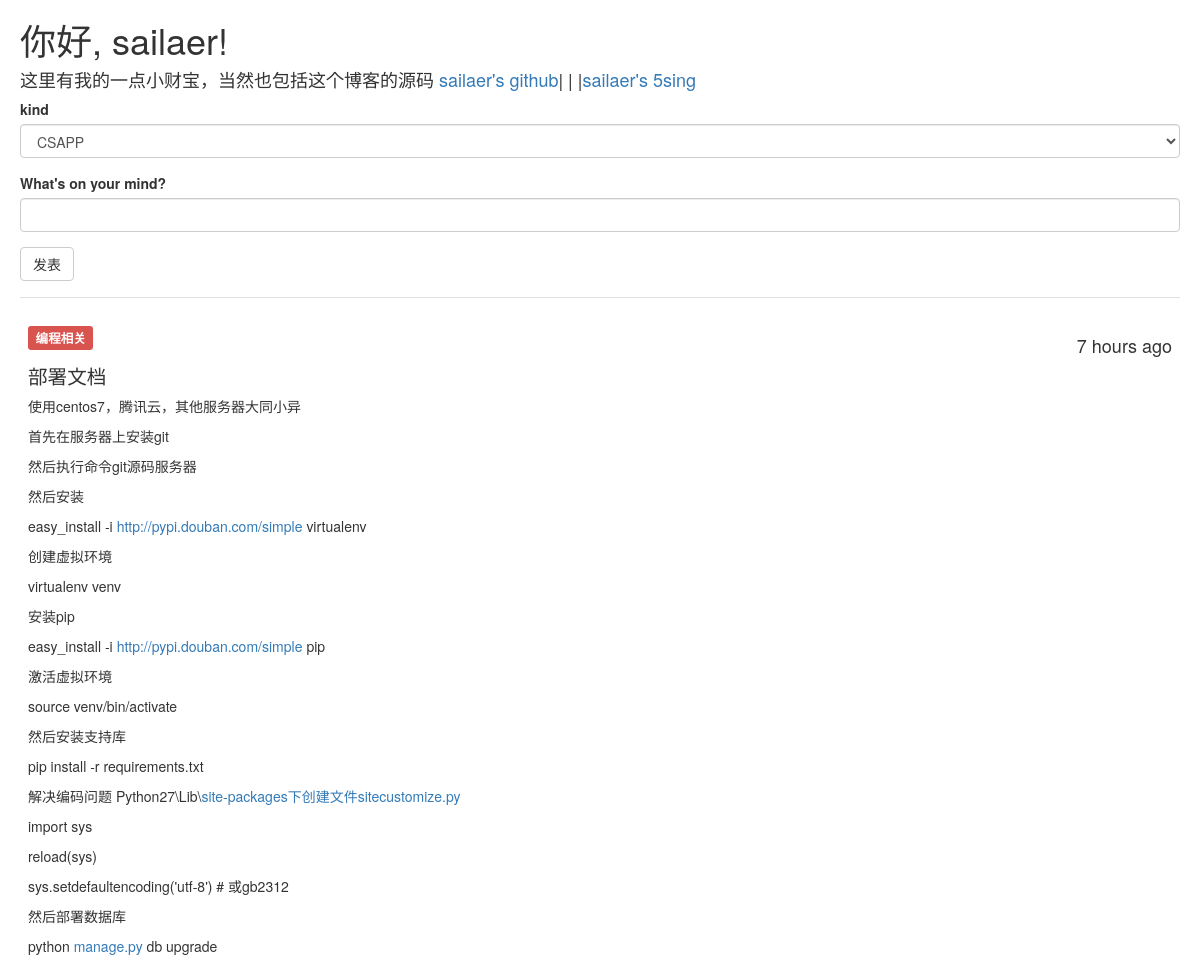
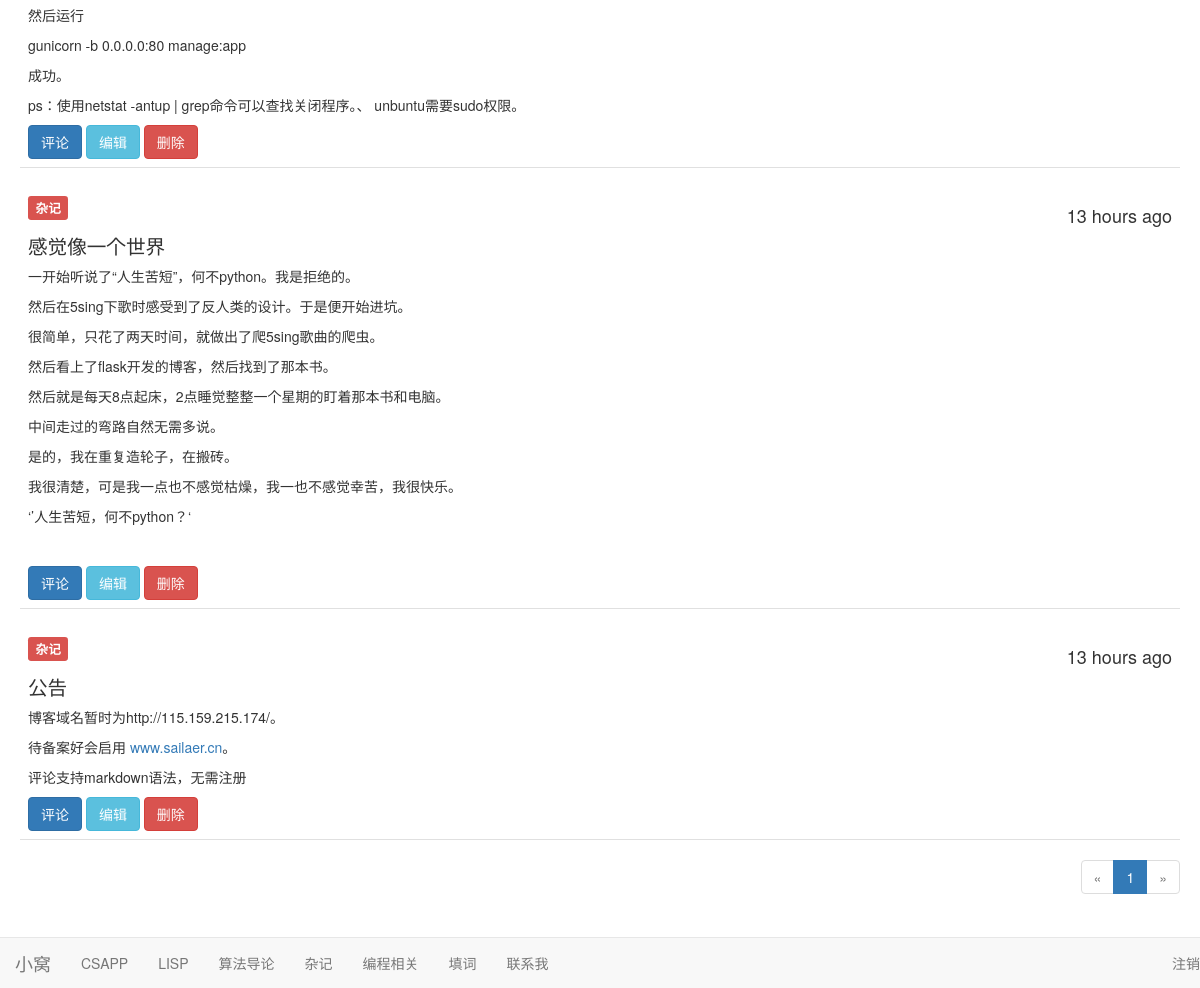
The page / (signed in) on the database its author committed (2 pictures, top to bottom).
### app/models.py (models this page shows, shortened)
class User(UserMixin, db.Model):
    __tablename__ = 'users'
    id = db.Column(db.Integer, primary_key=True)
    username = db.Column(db.String(64), unique=True, index=True)
    password_hash = db.Column(db.String(128))
    confirmed = db.Column(db.Boolean, default=True)
    administrator = db.Column(db.Boolean, default=False)
    posts = db.relationship('Post', backref = 'author', lazy = 'dynamic')
    comments = db.relationship('Comment', backref='author', lazy='dynamic')
    def is_administrator(self):
        return self.administrator
    @property
    def password(self):
        raise AttributeError('password is not a readable attribute')

class Post(db.Model):
    __tablename__ = 'posts'
    id = db.Column(db.Integer, primary_key=True)
    kind = db.Column(db.Text)
    body = db.Column(db.Text)
    body_html = db.Column(db.Text)
    timestamp = db.Column(db.DateTime, index=True, default=datetime.utcnow)
    author_id = db.Column(db.Integer, db.ForeignKey('users.id'))
    comments = db.relationship('Comment', backref = 'post', lazy ='dynamic')

### app/main/views.py (the view)
@main.route('/', methods=['GET', 'POST'])
def index():
    form = PostForm()
    if current_user.is_administrator and \
            form.validate_on_submit():
        post = Post(body=form.body.data,
                    author=current_user._get_current_object(),
                    kind = form.kind.data)
        db.session.add(post)
        return redirect(url_for('.index'))
    page = request.args.get('page', 1, type=int)
    pagination = Post.query.order_by(Post.timestamp.desc()).paginate(
        page, per_page=current_app.config['FLASKY_POSTS_PER_PAGE'],
        error_out=False)
    posts = pagination.items
    return render_template('index.html', form=form, posts=posts,
                           pagination=pagination)

### app/main/forms.py
class PostForm(Form):
    kind = SelectField(u'kind', choices = [('CSAPP', 'CSAPP'), ('LISP', 'LISP'), ('算法导论', '算法导论'), ('杂记', '杂记'),('编程相关','编程相关'),('填词', '填词')] )
    body = PageDownField("What's on your mind?", validators=[Required()])
    submit = SubmitField('发表')

### app/auth/views.py (called while the page is built)
@auth.before_app_request
def before_request():
    if current_user.is_authenticated \
            and not current_user.confirmed \
            and request.endpoint[:5] != 'auth.' \
            and request.endpoint != 'static':
        return redirect(url_for('auth.unconfirmed'))

### app/models.py (called while the page is built)
@login_manager.user_loader
def load_user(user_id):
    return User.query.get(int(user_id))

### app/templates/index.html (shortened to what this page needs)
{% extends "base.html" %}
{% import "bootstrap/wtf.html" as wtf %}
{% import "_macros.html" as macros %}
{% block page_content %}
    <div>
        <h1>你好, {% if current_user.is_authenticated %}{{ current_user.username }}{% else %}迷途中的人{% endif %}!</h1>
        <h4>这里有我的一点小财宝，当然也包括这个博客的源码 <a href="https://github.com/sailaer">sailaer's github</a>| | |<a href="http://5sing.kugou.com/sailaer/default.html">sailaer's 5sing </a></h4>
    </div>
    <div class="">
        {% if current_user.is_administrator() %}
            {{ wtf.quick_form(form, extra_classes = 'div.post.from')}}
        {% endif %}
    </div>
    {% include '_posts.html' %}
    {% if pagination %}
        <div class="pagination">
            {{ macros.pagination_widget(pagination, '.index') }}
        </div>
    {% endif %}
{% endblock %}

### app/templates/_posts.html (shortened to what this page needs)
<ul class="posts">
    {% for post in posts %}
        <li class="post">
            <div class="post-content">
                <div class="post-date"><h4>{{ moment(post.timestamp).fromNow() }}</h4></div>
                <div class="post-body">
                 <h3><span class="label label-danger">{{ post.kind }}</span></h3>
                    {% if post.body_html %}
                        <p>{{ post.body_html| safe}}</p>
                    {% else %}
                        {{ post.body }}
                    {% endif %}
                </div>
                <a href="{{ url_for('.post', id = post.id) }}">
                    <button type="submit" class="btn btn-primary">评论</button>
                </a>
                {% if current_user.administrator%}
                    <a href="{{ url_for('.edit', id = post.id) }}">
                        <button class="btn btn-info" type="submit">编辑</button>
                    </a>
                    <a href="{{ url_for('.delete', id = post.id) }}">
                        <button class="btn btn-danger" type="submit">删除</button>
                    </a>
                {% endif %}
            </div>
        </li>
    {% endfor %}
</ul>

### app/static/styles.css (style rules this page uses)
ul.posts { list-style-type: none; padding: 0px; margin: 16px 0px 0px 0px; border-top: 1px solid #e0e0e0; }
ul.posts li.post { padding: 8px; border-bottom: 1px solid #e0e0e0; }
div.post-date { float: right; }
div.post-content { margin-left: 0px; min-height: 45px; }
div.pagination { width: 100%; text-align: right; padding: 0px; margin: 0px; }
.post-body h1 { font-size: 140%; }
.post-body h3 { font-size: 120%; }
body { padding-bottom: 70px; margin-left: 20px; margin-right: 20px; }

### rows shown on the page
User: username "sailaer"
Post: timestamp "7 hours ago", kind "编程相关", body_html "部署文档 使用centos7，腾讯云，其他服务器大同小异 首先在服务器上安装git 然后执行命令git源码服务器 然后安装 easy_install -i http://pypi.douban.com/simple virtualenv 创建虚拟环境 virtualenv venv 安装pip easy_install -i http://pypi.douban.com/simple pip 激活虚拟环境 source venv/bin/activate 然后安装支持库 pip install -r requirements.txt 解决编码问题 Python27\\Lib\\ site-packages下创建文件sitecustomize.py import sys reload(sys) sys.setdefaultencoding('utf-8') # 或gb2312 然后部署数据库 python manage.py db upgrade 然后运行 gunicorn -b 0.0.0.0:80 manage:app 成功。 ps：使用netstat -antup | grep命令可以查找关闭程序。、 unbuntu需要sudo权限。"
Post: timestamp "13 hours ago", kind "杂记", body_html "感觉像一个世界 一开始听说了“人生苦短”，何不python。我是拒绝的。 然后在5sing下歌时感受到了反人类的设计。于是便开始进坑。 很简单，只花了两天时间，就做出了爬5sing歌曲的爬虫。 然后看上了flask开发的博客，然后找到了那本书。 然后就是每天8点起床，2点睡觉整整一个星期的盯着那本书和电脑。 中间走过的弯路自然无需多说。 是的，我在重复造轮子，在搬砖。 我很清楚，可是我一点也不感觉枯燥，我一也不感觉幸苦，我很快乐。 ‘’人生苦短，何不python？‘"
Post: timestamp "13 hours ago", kind "杂记", body_html "公告 博客域名暂时为http://115.159.215.174/。 待备案好会启用 www.sailaer.cn 。 评论支持markdown语法，无需注册"

### other values the page prints
{{ p }} "1"
